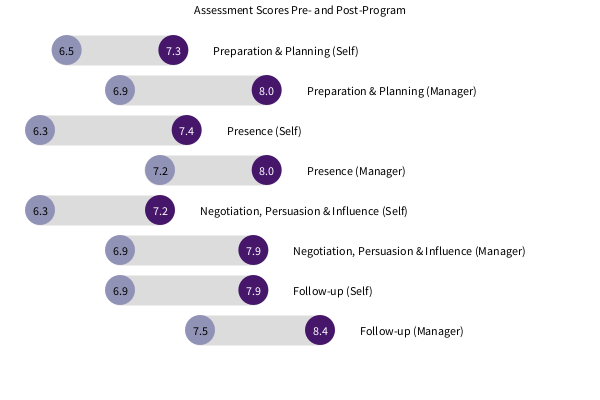
Frame 1 (no input)
Frame 60 (the mouse pressed at the canvas centre just before this capture): identical to frame 1, image omitted
Frame 120 (the mouse held since frame 60 and released just before this capture): identical to frame 1, image omitted

The Processing sketch that drew this single still picture (run headless with seeded random() and noise(); from frame 60 on, the mouse is pressed at the canvas centre):

// Processing sketch: processing_164465
// ── processing_164465.pde

float[] myStartValues= {
  6.5, 6.9, 6.3, 7.2, 6.3, 6.9, 6.9, 7.5
};
float[] myEndValues= {
  7.3, 8.0, 7.4, 8.0, 7.2, 7.9, 7.9, 8.4
};
String[] myCriteria= {
  "Preparation & Planning (Self)", 
  "Preparation & Planning (Manager)", 
  "Presence (Self)", 
  "Presence (Manager)", 
  "Negotiation, Persuasion & Influence (Self)", 
  "Negotiation, Persuasion & Influence (Manager)", 
  "Follow-up (Self)", 
  "Follow-up (Manager)"
};

float vMargin=50;

void setup() {
  size(600, 400);
}

void draw() {
  background(255);
  
  // Title
  fill(0);
  textAlign(CENTER,TOP);
  text("Assessment Scores Pre- and Post-Program", width/2,5);
  
  // Chart
  for (int i = 0; i < myCriteria.length; i++) {
    
    float y = i*40+vMargin;
    float startX = map(myStartValues[i], 6, 9, 0, width-200);  
    float endX = map(myEndValues[i], 6, 9, 0, width-200);
    
    drawMyLines(myCriteria[i], startX, endX, y);
    drawMyStartValues(myStartValues[i], startX, y);
    drawMyEndValues(myEndValues[i], endX, y);
    
  }
}

void drawMyStartValues(float data, float x, float y) {
    noStroke();
    fill(144,147,181);
    ellipse(x, y, 30, 30);
    fill(0);
    textAlign(CENTER, CENTER);
    text(nf(data, 0, 1), x, y);
}

void drawMyEndValues(float data, float x, float y) {
    fill(70, 22, 107);
    ellipse(x, y, 30, 30);
    fill(255);
    textAlign(CENTER, CENTER);
    text(nf(data, 0, 1), x, y);
}

void drawMyLines(String data, float x1, float x2, float y) {
    stroke(220);
    strokeWeight(30);
    line(x1, y, x2, y);
    fill(0);
    textAlign(LEFT, CENTER);
    text(data, x2+40, y);
}
